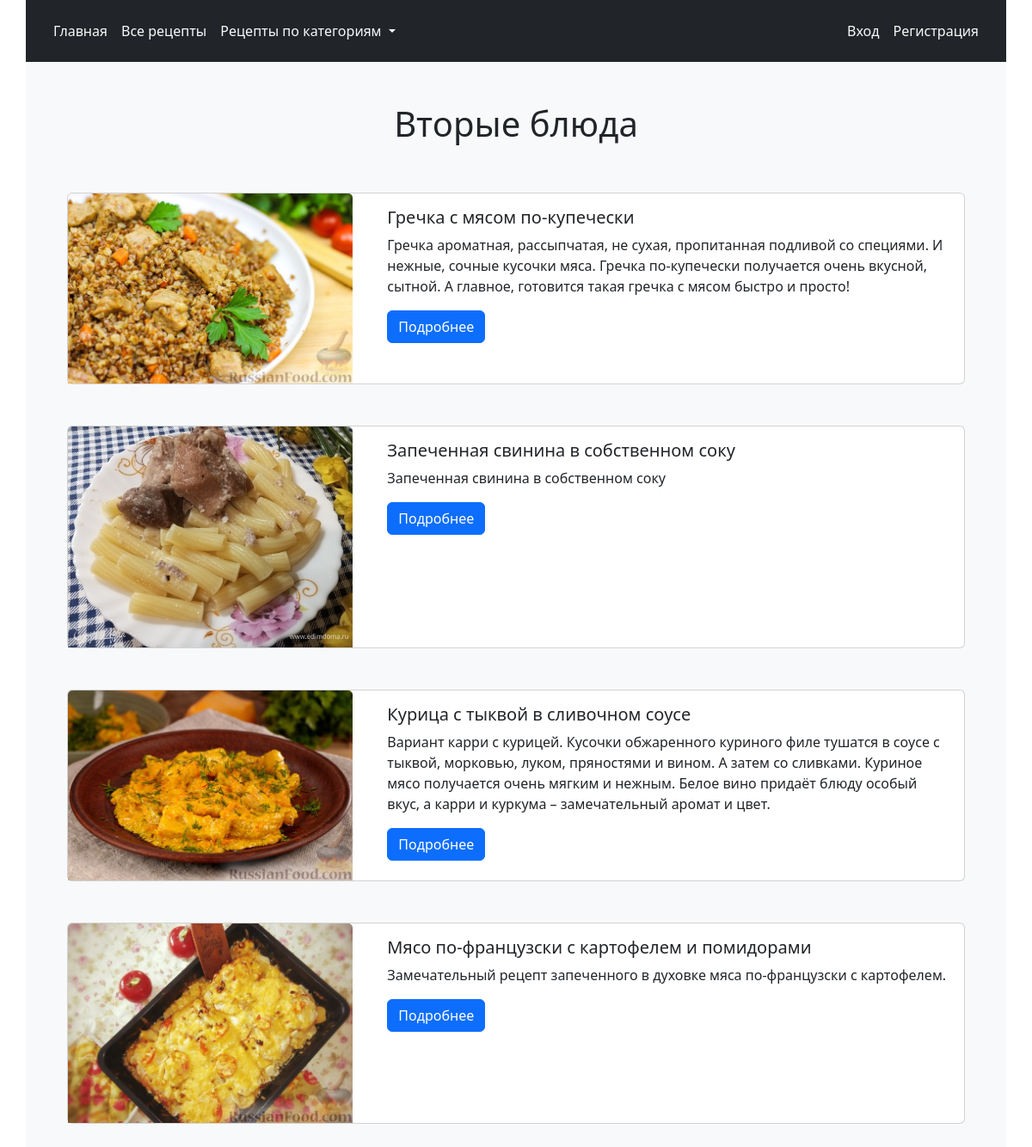
/recipe/list/category/vtorye-blyuda/, run on the app's committed database.
### recipes/models.py (models this page shows, shortened)
class Category(models.Model):
    name = models.CharField(verbose_name="Название категории", max_length=100, unique=True)
    slug = models.SlugField(max_length=100, unique=True)
    class Meta:
        ordering = ["name"]
        verbose_name = "Категория"
        verbose_name_plural = "Категории"
    def get_absolute_url(self):
        return reverse_lazy('recipe_list_by_category', kwargs={'slug': self.slug})

class Recipe(models.Model):
    name = models.CharField(verbose_name="Название", max_length=100)
    slug = models.SlugField(max_length=100, unique=True)
    description = models.TextField(verbose_name="Описание")
    ingredients = models.TextField(verbose_name="Ингридиенты")
    steps = models.TextField(verbose_name="Шаги приготовления")
    time = models.PositiveIntegerField(verbose_name="Время приготовления (мин)")
    image = models.ImageField(verbose_name="Изображение", upload_to='recipes_img/')
    author = models.ForeignKey(AUTH_USER_MODEL, related_name="recipes", on_delete=models.CASCADE)
    categories = models.ManyToManyField("Category", verbose_name="Категории", related_name="recipes")
    class Meta:
        ordering = ["name"]
        verbose_name = "Рецепт"
        verbose_name_plural = "Рецепты"
    def get_absolute_url(self):
        return reverse_lazy('recipe_detail', kwargs={'slug': self.slug})

### recipes/views.py (the view)
# urls.py: path('list/category/<slug:slug>/', RecipeListByCategoryView.as_view(), name='recipe_list_by_category'),
class RecipeListByCategoryView(RecipeListViewBase):
    category = None
    slug_url_kwarg = 'slug'
    def get_category(self):
        self.category = get_object_or_404(Category, slug=self.kwargs.get(self.slug_url_kwarg))
        return self.category
    def get_queryset(self):
        category = self.get_category()
        return category.recipes.all()
    def get_title(self):
        return f"{self.category.name}"

### recipes/context_processors.py (called while the page is built)
def categories(request):
    return {
        'categories': Category.objects.all()
    }

### recipes/views.py (called while the page is built)
    def get_context_data(self, **kwargs):
        context = super().get_context_data(**kwargs)
        context['title'] = self.get_title()
        return context

### recipes/templates/recipes/recipe_list.html
{% extends "base.html" %}
{% load django_bootstrap5 %}
{% block content %}
{% for recipe in recipe_list %}
<div class="card  mb-5">
    <div class="row">
        <div class="col-4">
            <img src="{{ recipe.image.url }}" class="card-img-top" alt="recipe image">
        </div>
        <div class="col-8">
            <div class="card-body">
                <h5 class="card-title">{{ recipe.name }}</h5>
                <p class="card-text">{{ recipe.description }}</p>
                <a href="{{ recipe.get_absolute_url }}" class="btn btn-primary">Подробнее</a>
            </div>
        </div>
    </div>
</div>
{% empty %}
<p>Рецептов пока нет</p>
{% endfor %}
{% endblock %}

### templates/base.html (shortened to what this page needs)
<!DOCTYPE html>
<html lang="ru">
<head>
    {% load static %}
    <link rel="stylesheet" href="{% static 'css/style.css' %}"/>
    {% load django_bootstrap5 %}
    {% bootstrap_css %}
</head>
<body>
<div class="container bg-dark">
    {% include 'include/navbar.html' %}
</div>
<div class="container p-5 bg-light">
    <h1 class="text-center pb-5">{{ title }}</h1>
    {% block content %} Страница в разработке {% endblock %}
</div>
</body>
</html>

### static/css/style.css (style rules this page uses)
a { text-decoration: none !important ; }

### data on the page
Category: name "Вторые блюда"
Recipe: image (picture), name "Гречка с мясом по-купечески", description "Гречка ароматная, рассыпчатая, не сухая, пропитанная подливой со специями. И нежные, сочные кусочки мяса. Гречка по-купечески получается очень вкусной, сытной. А главное, готовится такая гречка с мясом быстро и просто!"
Recipe: image (picture), name "Запеченная свинина в собственном соку", description "Запеченная свинина в собственном соку"
Recipe: image (picture), name "Курица с тыквой в сливочном соусе", description "Вариант карри с курицей. Кусочки обжаренного куриного филе тушатся в соусе с тыквой, морковью, луком, пряностями и вином. А затем со сливками. Куриное мясо получается очень мягким и нежным. Белое вино придаёт блюду особый вкус, а карри и куркума – замечательный аромат и цвет."
Recipe: image (picture), name "Мясо по-французски с картофелем и помидорами", description "Замечательный рецепт запеченного в духовке мяса по-французски с картофелем."
